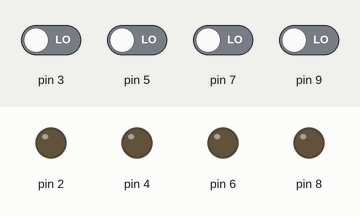
Simulated run of this sketch. Board: Arduino Uno, built with avr-gcc and run on an emulated ATmega328P. On the bench: output pins drawn as LEDs (lit = HIGH). Inputs (shaded band) come from the test bench; at power-on: pin 3, pin 5, pin 7, pin 9 LOW. What the sketch prints to the serial monitor is not drawn.

Above: at 2.8 s.
2.9 s: pin 3 driven HIGH
At 4.2 s:
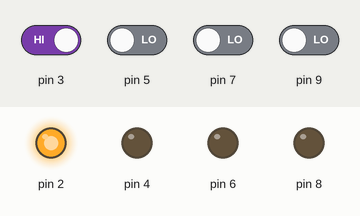
4.5 s: pin 5 driven HIGH
At 5.7 s:
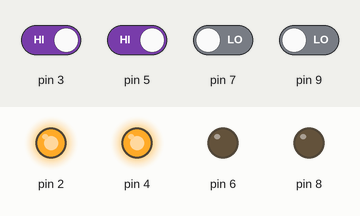
6.5 s: pin 7 driven HIGH
At 8.2 s:
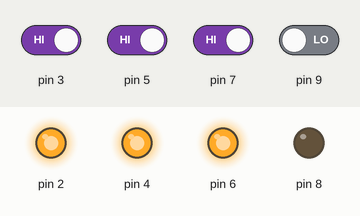
8.5 s: pin 9 driven HIGH
At 10.0 s:
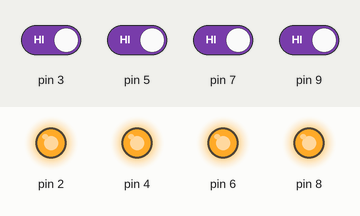
10.5 s: pin 3 driven LOW
At 11.5 s:
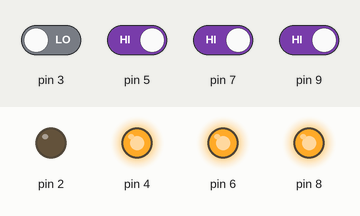
12.5 s: pin 5 driven LOW
At 14.2 s:
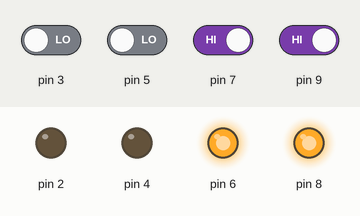
Timing chart, 0 to 15.5 s (numbered marks = the images above; inputs shaded):
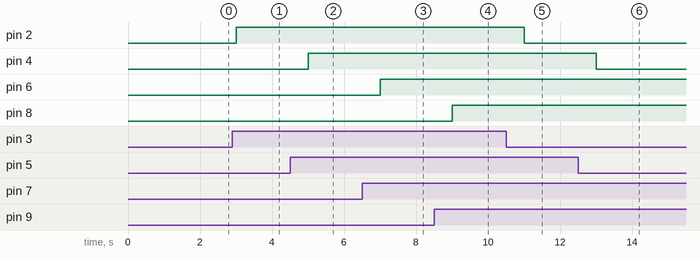

Measured:
- after the input at 2.9 s, pin 2: LOW → HIGH after 0.10 s
- after the input at 4.5 s, pin 4: LOW → HIGH after 0.50 s
- after the input at 6.5 s, pin 6: LOW → HIGH after 0.50 s
- after the input at 8.5 s, pin 8: LOW → HIGH after 0.50 s
- after the input at 10.5 s, pin 2: HIGH → LOW after 0.50 s
- after the input at 12.5 s, pin 4: HIGH → LOW after 0.50 s

The sketch:

fake_IO_board.ino
```cpp
void setup() {
  for (int i=2; i<=8; i+=2){
    pinMode(i, OUTPUT);
    pinMode(i+1, INPUT);
  }

  Serial.begin(9600);
}

void loop() {
  uint16_t reading_all = 0;
  for (int i=1; i<=4; i++){
    bool reading = digitalRead(i*2+1);
    reading_all |= !reading << (i-1);
    digitalWrite(i*2, reading);
  }

  uint8_t reading_array[2] = {};
  memcpy(reading_array, &reading_all, sizeof reading_all);
//  Serial.print(reading_array[0], HEX);
//  Serial.print(' ');
//  Serial.println(reading_array[1], HEX);
  Serial.write(reading_array[0]);
  Serial.write(reading_array[1]);

  delay(1000);
}
```
